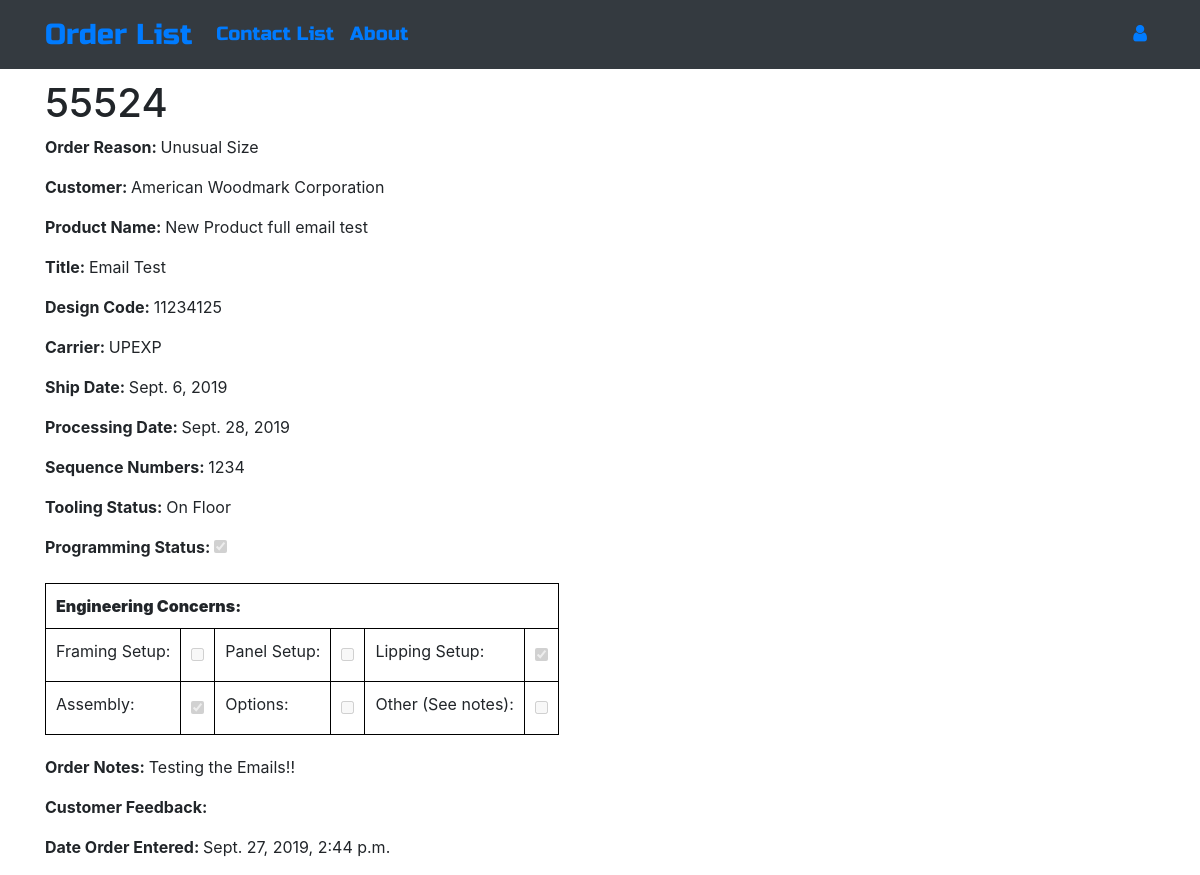
/order/31, run on the app's committed database.
### ordermanager/models.py (models this page shows, shortened)
class Order(models.Model):
    CUSTOMERS = (
        ("American Woodmark Corporation", "American Woodmark Corporation"),
        ("ACP", "ACP"),
        ("Jim Bishop", "Jim Bishop"),
        ("Fabritec", "Fabritec"),
        ("Hanssem", "Hanssem"),
        ("KabinArt", "KabinArt"),
        ("Legacy", "Legacy"),
        ("MasterBrand Cabinets, Inc", "MasterBrand Cabinets, Inc"),
        ("Unicor", "Unicor"),
    )
    CARRIER = (
        ("UPEXP", "UPEXP"),
        ("UPSAR", "UPSAR"),
        ("UPSBL", "UPSBL"),
        ("UPSCN", "UPSCN"),
        ("UPSGR", "UPSGR"),
        ("UPSRD", "UPSRD"),
        ("UPSRS", "UPSRS"),
        ("UPSSV", "UPSSV"),
        ("UPSWX", "UPSWX"),
        ("UPS2A", "UPS2A"),
        ("UPS3D", "UPS3D"),
        ("FX2DY", "FX2DY"),
        ("FXSTD", "FXSTD"),
        ("FXPAM", "FXPAM"),
        ("FXGRN", "FXGRN"),
        ("FXFNL", "FXFNL"),
        ("Customer Pickup", "Customer Pickup"),
    )
    REASON = (
        ("New Product", "New Product"),
        ("Not Applicable", "Not Applicable"),
        ("Unusual Size", "Unusual Size"),
        ("Unusual Profile", "Unusual Profile"),
        ("Unusual Material", "Unusual Material"),
        ("Obsolete Product", "Obsolete Product"),
        ("Non-Existing Material Specification", "Non-Existing Material Specification"),  # Order 26
        ("Customer Sample", "Customer Sample"),  # Order 26
        ("Special Assembly", "Special Assembly"),  # Order 26
        ("Special Inspection", "Special Inspection"),
        ("Special Packaging", "Special Packaging"),  # Order 26
        ("Profile Testing", "Profile Testing"),  # Order 26
        ("Process Testing", "Process Testing"),  # Order 26
    )
    TOOLING = (
        ("On Floor", "On Floor"),
        ("In Grinding Room", "In Grinding Room"),
        ("Other - See Notes", "Other - See Notes"),
    )
    author = models.ForeignKey('auth.User', on_delete=models.CASCADE)
    order_number = models.CharField(max_length=255)
    order_reason = models.CharField(max_length=50, choices=REASON)
    customer = models.CharField(max_length=50, choices=CUSTOMERS)
    product_name = models.CharField(max_length=255)
    title = models.CharField(max_length=255)
    design_code = models.CharField(max_length=255)
    carrier = models.CharField(max_length=20, choices=CARRIER)
    ship_date = models.DateField()
    process_date = models.DateField()
    sequence_numbers = models.CharField(max_length=255)
    tooling_status = models.CharField(max_length=20, choices=TOOLING)
    programming_status = models.BooleanField(default=False)
    engineering_framing_setup = models.BooleanField(default=False)
    engineering_panel_setup = models.BooleanField(default=False)
    engineering_lipping_setup = models.BooleanField(default=False)
    engineering_assembly = models.BooleanField(default=False)
    engineering_options = models.BooleanField(default=False)
    engineering_other = models.BooleanField(default=False)
    order_notes = models.TextField(blank=True, null=True)
    feedback = models.TextField(blank=True, null=True)
    date = models.DateTimeField()

### ordermanager/views.py (the view)
# urls.py: path('order/<int:pk>', views.OrderDetailView.as_view(), name='order_detail'),
class OrderDetailView(DetailView):
    model = Order

### ordermanager/templates/ordermanager/order_detail.html (shortened to what this page needs)
{% extends "ordermanager/base.html" %}
{% load bootstrap4 %}
{% block content %}
    <h1 class="ordertitle">{{ order.order_number }}
    </h1>
    <p><b>Order Reason: </b>{{ order.order_reason }}</p>
    <p><b>Customer: </b>{{ order.customer }}</p>
    <p><b>Product Name: </b>{{ order.product_name }}</p>
    <p><b>Title: </b>{{ order.title }}</p>
    <p><b>Design Code: </b>{{ order.design_code }}</p>
    <p><b>Carrier: </b>{{ order.carrier }}</p>
    <p><b>Ship Date: </b>{{ order.ship_date }}</p>
    <p><b>Processing Date: </b>{{ order.process_date }}</p>
    <p><b>Sequence Numbers: </b>{{ order.sequence_numbers }}</p>
    <p><b>Tooling Status: </b>{{ order.tooling_status }}</p>
    <p><b><label>Programming Status:
            <input type="checkbox" disabled
            {% if order.programming_status %}
                    checked
            {% endif %}>
        </label></b></p>
    <table>
        <tr><th colspan="6"><b>Engineering Concerns:</b></th></tr>
        <tr>
            <td><label for="framing">Framing Setup:</label></td>
            <td><input id="framing" type="checkbox" disabled
                ></td>
            <td><label for="panel">Panel Setup:</label></td>
            <td><input id="panel" type="checkbox" disabled
                ></td>
            <td><label for="lipping">Lipping Setup:</label></td>
            <td><input id="lipping" type="checkbox" class="checkbox" disabled
                {% if order.engineering_lipping_setup %}
                    checked
                {% endif %}></td>
        </tr>
        <tr>
            <td><label for="assembly">Assembly:</label></td>
            <td><input id="assembly" type="checkbox" class="checkbox" disabled
                {% if order.engineering_assembly %}
                    checked
                {% endif %}></td>
            <td><label for="options">Options:</label></td>
            <td><input id="options" type="checkbox" class="checkbox" disabled
                ></td>
            <td><label for="other">Other (See notes):</label></td>
            <td><input id="other" type="checkbox" class="checkbox" disabled
                ></td>
        </tr>
    </table>
    <p><b>Order Notes: </b>{{ order.order_notes }}</p>
    <p><b>Customer Feedback: </b>{{ order.feedback }}</p>
    <p><b>Date Order Entered: </b>{{ order.date }}</p>
{% endblock %}

### ordermanager/static/css/ordermanager.css (style rules this page uses)
table, th, td { border: 1px solid black; padding: 10px; margin-bottom: 20px; }

### data on the page
Order: order_number "55524", order_reason "Unusual Size", customer "American Woodmark Corporation", product_name "New Product full email test", title "Email Test", design_code "11234125", carrier "UPEXP", ship_date "Sept. 6, 2019", process_date "Sept. 28, 2019", sequence_numbers "1234", tooling_status "On Floor", programming_status "☑", engineering_lipping_setup "☑", engineering_assembly "☑", order_notes "Testing the Emails!!", date "Sept. 27, 2019, 2:44 p.m."
